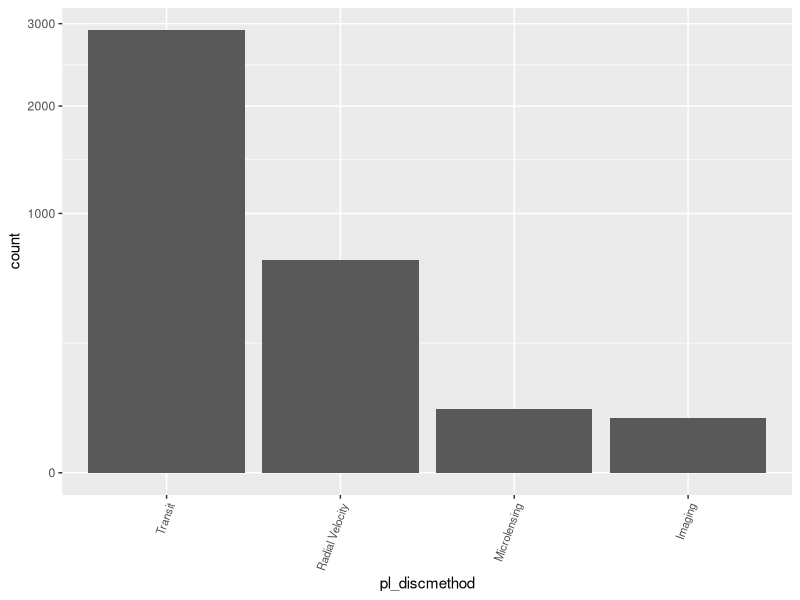
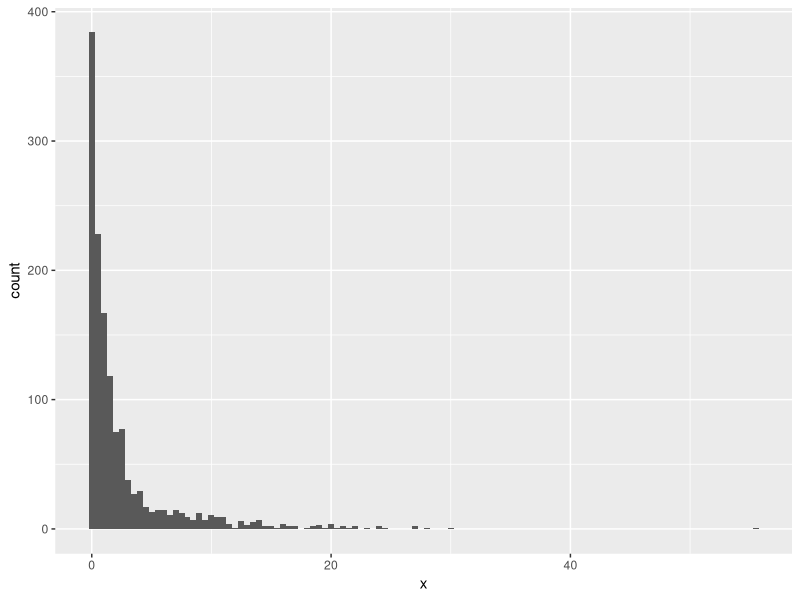
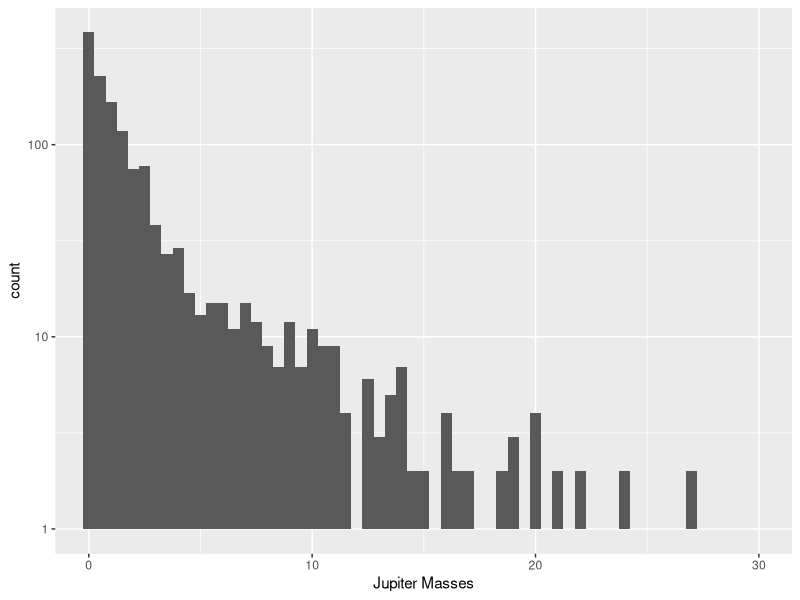
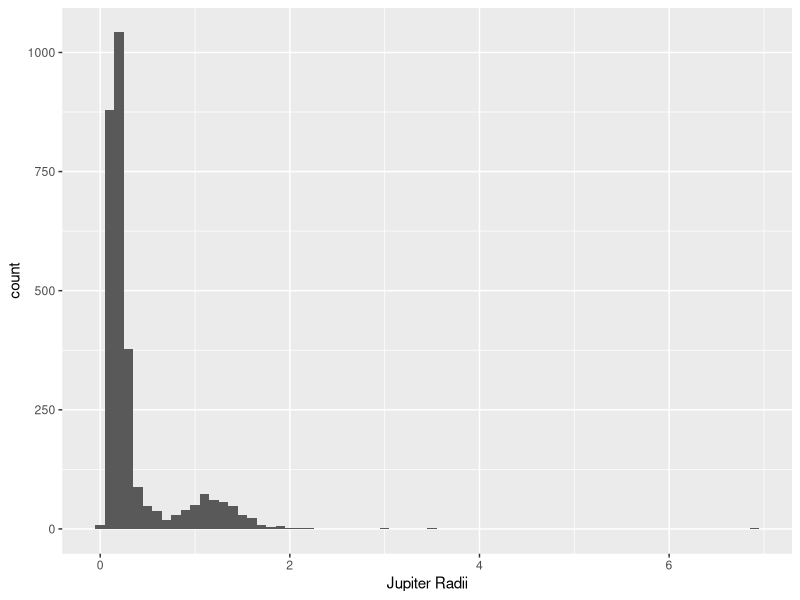
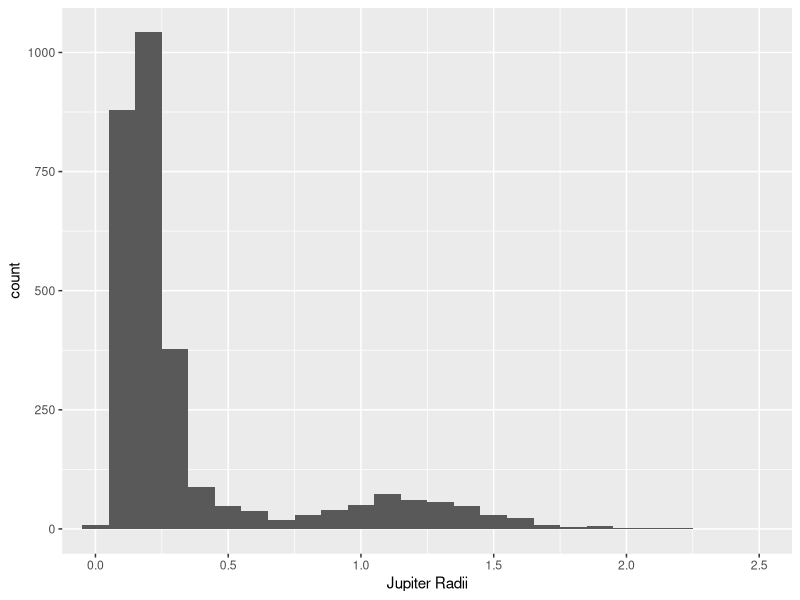
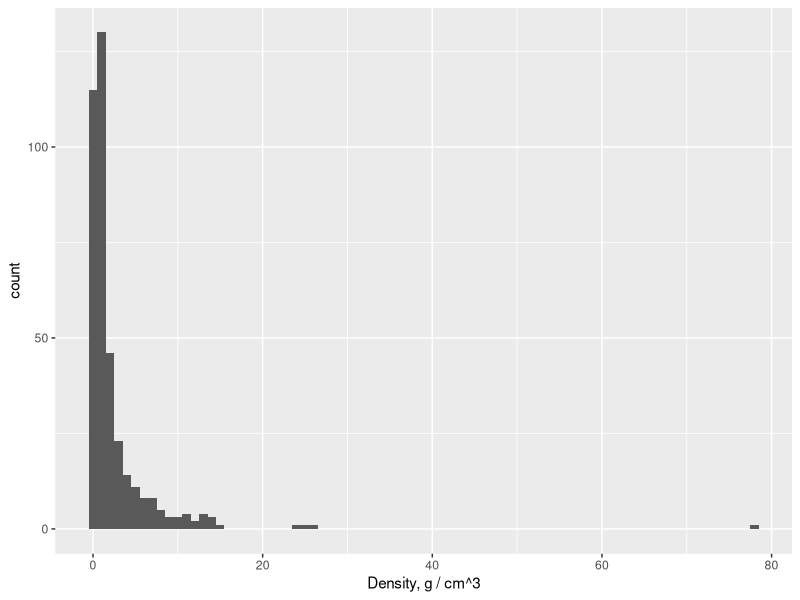
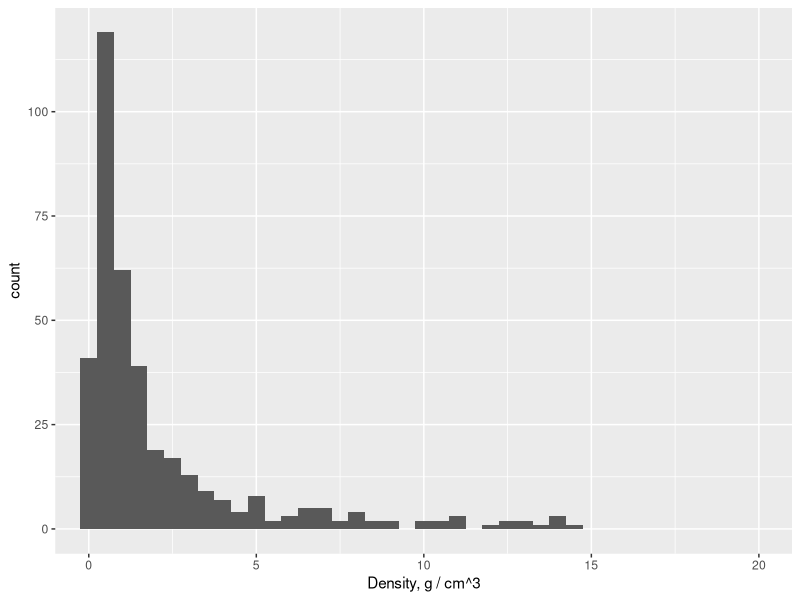
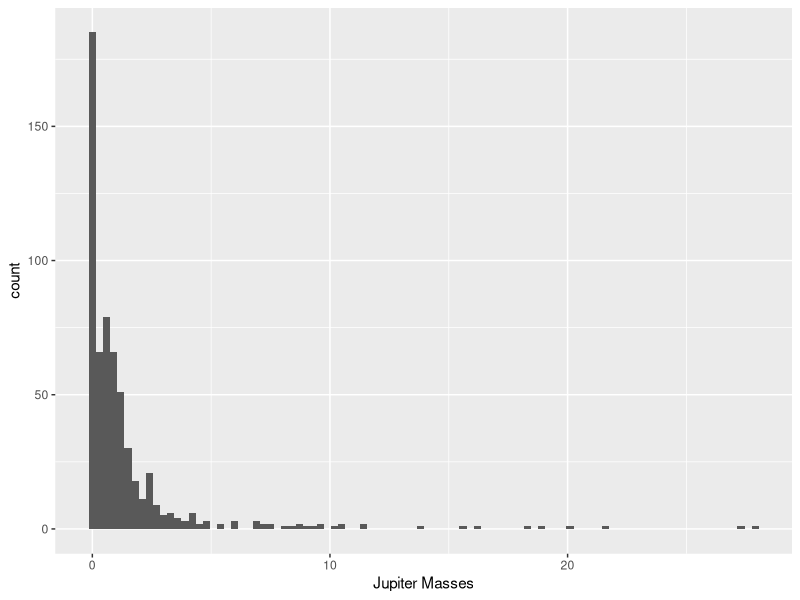

The R script that drew these images, in order:
## ---- chunk 1
# Load all of the packages that you end up using in your analysis in this code
# chunk.

# Notice that the parameter "echo" was set to FALSE for this code chunk. This
# prevents the code from displaying in the knitted HTML output. You should set
# echo=FALSE for all code chunks in your file, unless it makes sense for your
# report to show the code that generated a particular plot.

# The other parameters for "message" and "warning" should also be set to FALSE
# for other code chunks once you have verified that each plot comes out as you
# want it to. This will clean up the flow of your report


library(tidyverse)


## ---- chunk 2
# Read in datat to a dataframe object
df <- read.csv('planets.csv', header=TRUE)

# Grab columns 2 through 20
pa <- df[, 2:20]

pa$pl_name <- df$pl_name
pa$st_optmag <- df$st_optmag
pa$st_dist <- df$st_dist
pa$st_spster <- df$st_spstr
pa$st_age <- df$st_age
pa$st_mass <- df$st_mass
pa$st_dist <- df$st_dist
pa$st_teff <- df$st_teff

# Drop columns we don't care about
ep <- pa[ , -which(names(pa) %in% c('pl_orbeccen', 'pl_orbincl', 
                                    'pl_ttvflag', 'pl_kepflag',
                                    'pl_k2flag', 'pl_nnotes',
                                    'ra', 'dec_str', 'pl_bmassprov',
                                    'ra_str'))]

## ---- chunk 3

# Reorder the discovery method factor according to the count of planets
# discovered using each method, descending.
ep$pl_discmethod <- factor(ep$pl_discmethod, levels = 
                             c('Transit','Radial Velocity', 'Microlensing',
                               'Imaging', 'Transit Timing Variations',
                               'Eclipse Timing Variations', 
                               'Orbital Brightness Modulation',
                               'Pulsar Timing', 'Pulsation Timing Variations',
                               'Astrometry'))

# Change the spectral type column to only be the first letter of the string.
# This will give us a broad definition of the star's spectral type rather than
# a very specific one
ep$st_spster <- substring(ep$st_spster, 1, 1)

# Factor spectral type column to ensure ggplot plays nice with it
ep$st_spster %>% factor(levels = c('A', 'B', 'F', 'G', 'K', 'L', 'M', 'S',
                                   'T', 'W'))

# Here we essentially exclude all planets that are not the "final" planet in
# their system, and use this dataframe to keep track of the number of planets
# in each system
num_planets = subset(ep, (ep$pl_letter == 'b' & ep$pl_pnum == 1) |
                       (ep$pl_letter == 'c' & ep$pl_pnum == 2) |
                       (ep$pl_letter == 'd' & ep$pl_pnum == 3) |
                       (ep$pl_letter == 'e' & ep$pl_pnum == 4) |
                       (ep$pl_letter == 'f' & ep$pl_pnum == 5) |
                       (ep$pl_letter == 'g' & ep$pl_pnum == 6) |
                       (ep$pl_letter == 'h' & ep$pl_pnum == 7) | 
                       (ep$pl_letter == 'i' & ep$pl_pnum == 8))

backup <- ep

ep <- subset(ep, pl_discmethod == 'Transit' | pl_discmethod == 'Radial Velocity' | 
           pl_discmethod == 'Microlensing' | pl_discmethod == 'Imaging')

## ---- chunk 4
#' Produces a histogram plot using ggplot2.
#' Arguments: df, a dataframe object; x, a variable in df;
#' binwidth, width of the bars in the histogram

hist_plot <- function(df, x, binwidth) {
  ggplot(df, aes(x = x)) + geom_histogram(binwidth=binwidth)
}

## ---- chunk 5
summary(ep)
## ---- chunk 6
str(ep)
## ---- chunk 7
ggplot(ep, aes(x = pl_discmethod)) + geom_bar() + 
  theme(axis.text.x =  element_text(angle = 70, size = 8, hjust = 1)) +
  scale_y_sqrt()
## ---- chunk 8

## ---- chunk 9

hist_plot(ep, ep$pl_bmassj, .5)

## ---- chunk 10

hist_plot(ep, ep$pl_bmassj, .5) + coord_cartesian(xlim = c(0, 30)) +
scale_y_log10() + xlab('Jupiter Masses')


## ---- chunk 11

hist_plot(ep, ep$pl_radj, .1) + xlab('Jupiter Radii')

## ---- chunk 12
hist_plot(ep, ep$pl_radj, .1) + xlab('Jupiter Radii') +
  coord_cartesian(xlim = c(0, 2.5))
## ---- chunk 13

hist_plot(ep, ep$pl_dens, 1) + xlab('Density, g / cm^3')

## ---- chunk 14

hist_plot(ep, ep$pl_dens, .5) + xlab('Density, g / cm^3') + 
coord_cartesian(xlim = c(0, 20))

## ---- chunk 15

trans <- ep %>% subset(pl_discmethod == 'Transit')
rv <- ep %>% subset(pl_discmethod == 'Radial Velocity')
ml <- ep %>% subset(pl_discmethod == 'Microlensing')
im <- ep %>% subset(pl_discmethod == 'Imaging')

## ---- chunk 16

hist_plot(trans, trans$pl_bmassj, .3) + xlab('Jupiter Masses')

## ---- chunk 17

hist_plot(rv, rv$pl_bmassj, .3) + xlab('Jupiter Masses')

## ---- chunk 18

hist_plot(ml, ml$pl_bmassj, .1) + xlab('Jupiter Masses')

## ---- chunk 19

hist_plot(im, im$pl_bmassj, .3) + xlab('Jupiter Masses')

## ---- chunk 20
hist_plot(im, im$pl_radj, .1) + xlab('Jupiter Radii')
## ---- chunk 21
hist_plot(rv, rv$pl_radj, .1) + xlab('Jupiter Radii')
## ---- chunk 22

hist_plot(trans, trans$pl_radj, .1) + xlab('Jupiter Radii')

## ---- chunk 23
summary(num_planets)
ggplot(num_planets, aes(x = factor(pl_pnum))) + geom_bar()


## ---- chunk 24

hist_plot(ep, ep$st_age, .1) + xlab('Star age (billions of years)')

## ---- chunk 25

hist_plot(ep, ep$st_mass, 1)

## ---- chunk 26

hist_plot(ep, ep$st_mass, .1) + coord_cartesian(xlim = c(0, 5))

## ---- chunk 27

ggplot(subset(ep, ep$st_spster != ''), aes(x = st_spster)) +
  geom_bar()

## ---- chunk 28

hist_plot(ep, ep$st_teff, 100) + xlab('Effective temperature (K)')

## ---- chunk 29

ggplot(ep, aes(x = st_teff)) + geom_histogram(binwidth = 100) +
  xlab('Effective temperature (K)') + coord_cartesian(xlim = c(0, 10000))

## ---- chunk 30

ggplot(subset(ep, ep$pl_dens <= 60), aes(x = pl_dens, y = pl_bmassj)) + 
  geom_point()

## ---- chunk 31

ggplot(subset(ep, ep$pl_dens <= 60), aes(x = pl_dens, y = pl_bmassj)) + 
  geom_point() + coord_cartesian(xlim = c(0, 15), ylim = c(0, 5))

## ---- chunk 32

ggplot(ep, aes(x = pl_radj, y = pl_bmassj)) + geom_point() +
  coord_cartesian(xlim = c(0, 3), ylim =c(0, 30))

## ---- chunk 33

ggplot(ep, aes(x = pl_radj, y = pl_bmassj)) + geom_point() +
  coord_cartesian(xlim = c(0, 3), ylim =c(0, 10))

## ---- chunk 34

ggplot(ep, aes(x = pl_orbsmax, y = pl_bmassj)) + geom_point() +
  coord_cartesian(xlim = c(0, 8), ylim = c(0, 10))

## ---- chunk 35

ggplot(ep, aes(x = st_dist, y = pl_bmassj)) + geom_point()

## ---- chunk 36

ggplot(ep, aes(x = st_dist, y = pl_bmassj)) + geom_point()

## ---- chunk 37

ggplot(subset(ep, ep$st_spster == 'F' | ep$st_spster == 'G' |
                ep$st_spster == 'K' | ep$st_spster == 'M'), 
              aes(x = st_spster, y = st_dist)) + geom_boxplot() + 
  coord_cartesian(ylim = c(0, 1000))

## ---- chunk 38

ggplot(ep, aes(x = st_mass, y = pl_bmassj)) + geom_point() +
  coord_cartesian(xlim = c(0, 15), ylim = c(0, 30))

## ---- chunk 39

ggplot(ep, aes(x = st_mass, y = pl_bmassj)) + geom_point(alpha=0.5) +
  coord_cartesian(xlim = c(0, 2), ylim = c(0, 5))

## ---- chunk 40

ggplot(num_planets, aes(x = factor(pl_pnum), y = st_mass)) + geom_boxplot() +
  coord_cartesian(ylim = c(0, 2.5))

## ---- chunk 41

ggplot(subset(ep, ep$st_spster != 'W' & ep$st_spster != 's' &
                ep$st_spster != 'L' & ep$st_spster != 'B' & ep$st_spster != ''), 
       aes(x=factor(st_spster), y = st_teff)) + geom_boxplot() +
  coord_cartesian(ylim = c(0, 10000))

## ---- chunk 42

ggplot(ep, aes(x = st_mass, y = st_teff)) + geom_point(alpha = 0.05) + 
  coord_cartesian(ylim = c(0, 12000), xlim = c(0, 2))

lm(pl_radj ~ st_teff, data = ep) %>% summary()

## ---- chunk 43

ggplot(ep, aes(x = st_optmag, y = st_dist)) + geom_point(alpha = 0.2) + 
  coord_cartesian(ylim = c(0, 2500))

## ---- chunk 44

ggplot(ep, aes(x = factor(pl_pnum), y = pl_bmassj, group = factor(pl_pnum))) +
  geom_boxplot()


## ---- chunk 45
install.packages('GGally')
library(GGally)

names(ep)

ggpairs(ep[ , -which(names(ep) %in% c('pl_hostname', 'pl_name'))])
## ---- chunk 46

## ---- chunk 47

ggplot(ep, aes(x = st_dist, y = pl_bmassj, color = pl_discmethod)) +
  geom_point(alpha = 0.2) + scale_color_brewer(type='qual', palette = 2)

## ---- chunk 48

m = subset(ep, pl_discmethod == 'Transit' | pl_discmethod == 'Radial Velocity' | 
           pl_discmethod == 'Microlensing' | pl_discmethod == 'Imaging')

ggplot(m, aes(x = st_dist, y = pl_bmassj, color = pl_discmethod)) +
  geom_point(alpha = 0.2) + scale_color_brewer(type='qual', palette = 2) + 
  coord_cartesian(ylim = c(0, 25))

## ---- chunk 49

ggplot(ep, aes(x = pl_radj, y = pl_bmassj)) +
  geom_point(size = .5*ep$pl_dens, alpha = 0.5) +
  coord_cartesian(xlim = c(0, 3), ylim =c(0, 10))

## ---- chunk 50

ggplot(ep, aes(x = pl_radj, y = pl_bmassj, color = factor(pl_pnum))) +
  geom_point(alpha = 0.2) + coord_cartesian(xlim = c(0, 3), ylim =c(0, 30))

## ---- chunk 51

ep %>% names()

ggplot(ep, aes(x = pl_orbsmax, y = pl_bmassj, color = pl_discmethod)) + geom_point() + 
  coord_cartesian(xlim = c(0, 20), ylim = c(0, 30))

## ---- chunk 52

## ---- chunk 53

## ---- chunk 54

